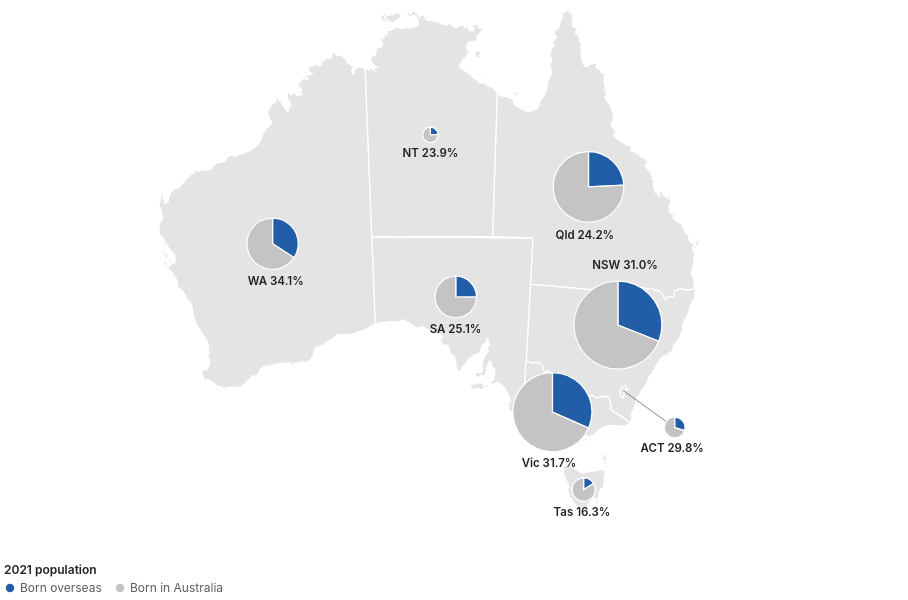

Source (Vega-Lite JSON):
### Vega-Lite specification from a JSON file in a GitHub repository (floating-point values rounded to 4 significant figures; data arrays with more than 128 entries replaced by an {"elided": "..."} marker saying what was removed)
{"$schema": "https://vega.github.io/schema/vega-lite/v5.json", "width": 900, "height": 540, "autosize": {"type": "pad"}, "config": {"background": null, "font": "-apple-system, BlinkMacSystemFont, Segoe UI, Helvetica, Arial, sans-serif", "padding": 4, "view": {"stroke": null}, "axis": {"labelColor": "#5c5c5c", "titleColor": "#5c5c5c", "gridColor": "#d0d0d0", "domainColor": "#d0d0d0", "tickColor": "#d0d0d0", "labelFont": "-apple-system, BlinkMacSystemFont, Segoe UI, Helvetica, Arial, sans-serif", "labelFontSize": 11, "titleFont": "-apple-system, BlinkMacSystemFont, Segoe UI, Helvetica, Arial, sans-serif", "titleFontWeight": 500}, "legend": {"labelColor": "#5c5c5c", "titleColor": "#222222", "labelFont": "-apple-system, BlinkMacSystemFont, Segoe UI, Helvetica, Arial, sans-serif", "titleFont": "-apple-system, BlinkMacSystemFont, Segoe UI, Helvetica, Arial, sans-serif", "titleFontWeight": 600, "labelFontSize": 12, "titleFontSize": 12, "symbolStrokeColor": "#ffffff"}, "text": {"color": "#222222", "font": "-apple-system, BlinkMacSystemFont, Segoe UI, Helvetica, Arial, sans-serif"}, "tooltipFormat": {"numberFormat": ",.0f"}}, "projection": {"type": "conicEqualArea", "parallels": [-18, -36], "rotate": [-134, 0]}, "params": [{"name": "hl", "value": "", "bind": {"input": "select", "options": ["", "Western Australia", "Victoria", "New South Wales", "Australian Capital Territory", "South Australia", "Queensland", "Northern Territory", "Tasmania"], "labels": ["All states", "Western Australia", "Victoria", "New South Wales", "Australian Capital Territory", "South Australia", "Queensland", "Northern Territory", "Tasmania"], "name": "Highlight a state "}}], "layer": [{"data": {"values": {"type": "Topology", "arcs": {"elided": "106 rows, 2810 int values in total"}, "transform": {"scale": [0.002035, 0.001652], "translate": [112.9, -43.63]}, "objects": {"states": {"type": "GeometryCollection", "geometries": [{"arcs": [[0, 1, 2, 3, 4, 5, 6, 7, 8, 9, 10, 11, 12, 13, 14, 15, 16, 17, 18, 19, 20, 21, 22, 23, 24, 25, 26, 27, 28, 29, 30, 31, 32, 33, 34, 35, 36, 37, 38, 39, 40, 41, 42, 43, 44, 45], [46]], "type": "Polygon", "properties": {"STATE_CODE": "1", "STATE_NAME": "New South Wales"}, "id": 0}, {"arcs": [[47, 48, 49, -38, 50, -36, 51, -34, 52, -32, 53, -30, 54, -28, 55, -26, 56, 57, -23, 58, -21, 59, 60, 61, -17, 62, -15, 63, -13, 64, -11, 65, -9, 66, -7, 67, -5, 68, 69, 70, -1, 71]], "type": "Polygon", "properties": {"STATE_CODE": "2", "STATE_NAME": "Victoria"}, "id": 1}, {"arcs": [[[-45, 72, -43, 73, -41, 74, 75, 76, 77]], [[78]], [[79]], [[80]], [[81]], [[82]]], "type": "MultiPolygon", "properties": {"STATE_CODE": "3", "STATE_NAME": "Queensland"}, "id": 2}, {"arcs": [[[83, 84, -48, 85]], [[86]]], "type": "MultiPolygon", "properties": {"STATE_CODE": "4", "STATE_NAME": "South Australia"}, "id": 3}, {"arcs": [[[87, 88]], [[89]], [[90]], [[91]]], "type": "MultiPolygon", "properties": {"STATE_CODE": "5", "STATE_NAME": "Western Australia"}, "id": 4}, {"arcs": [[[92]], [[93]], [[94]], [[95]], [[96]], [[97]]], "type": "MultiPolygon", "properties": {"STATE_CODE": "6", "STATE_NAME": "Tasmania"}, "id": 5}, {"arcs": [[[-77, 98, 99]], [[100]], [[101]], [[102]], [[103]], [[104]], [[105]]], "type": "MultiPolygon", "properties": {"STATE_CODE": "7", "STATE_NAME": "Northern Territory"}, "id": 6}, {"arcs": [[-47]], "type": "Polygon", "properties": {"STATE_CODE": "8", "STATE_NAME": "Australian Capital Territory"}, "id": 7}]}}}, "format": {"type": "topojson", "feature": "states"}}, "mark": {"type": "geoshape", "fill": "#e4e4e4", "stroke": "#ffffff", "strokeWidth": 1.25, "cursor": "pointer"}, "transform": [{"lookup": "properties.STATE_NAME", "from": {"data": {"values": [{"s_name": "Western Australia", "s_share": 34.1, "s_growth": 5.5, "s_os": 938900, "s_pop": 2749370, "s_top": "England", "s_topn": 211730}, {"s_name": "Victoria", "s_share": 31.7, "s_growth": 7.2, "s_os": 2072570, "s_pop": 6547820, "s_top": "India", "s_topn": 272250}, {"s_name": "New South Wales", "s_share": 31, "s_growth": 6.2, "s_os": 2510260, "s_pop": 8097060, "s_top": "China", "s_topn": 261330}, {"s_name": "Australian Capital Territory", "s_share": 29.8, "s_growth": 6.9, "s_os": 134900, "s_pop": 452510, "s_top": "India", "s_topn": 17510}, {"s_name": "South Australia", "s_share": 25.1, "s_growth": 3.9, "s_os": 452410, "s_pop": 1802600, "s_top": "England", "s_topn": 98770}, {"s_name": "Queensland", "s_share": 24.2, "s_growth": 6.2, "s_os": 1263640, "s_pop": 5215810, "s_top": "New Zealand", "s_topn": 229920}, {"s_name": "Northern Territory", "s_share": 23.9, "s_growth": 7.8, "s_os": 59240, "s_pop": 248150, "s_top": "Philippines", "s_topn": 7320}, {"s_name": "Tasmania", "s_share": 16.3, "s_growth": 5.5, "s_os": 92320, "s_pop": 567240, "s_top": "England", "s_topn": 20420}]}, "key": "s_name", "fields": ["s_name", "s_share", "s_growth", "s_os", "s_pop", "s_top", "s_topn"]}}], "params": [{"name": "hov21", "select": {"type": "point", "fields": ["s_name"], "on": "pointerover", "clear": "pointerout"}}], "encoding": {"stroke": {"condition": {"param": "hov21", "empty": false, "value": "#111111"}, "value": "#ffffff"}, "strokeWidth": {"condition": {"param": "hov21", "empty": false, "value": 2.5}, "value": 1.25}, "tooltip": [{"field": "s_name", "title": "State / territory"}, {"field": "s_share", "title": "Born overseas, 2021 (%)", "format": ".1f"}, {"field": "s_os", "title": "Overseas-born residents", "format": ","}, {"field": "s_pop", "title": "Total population, 2021", "format": ","}, {"field": "s_top", "title": "Largest overseas birthplace"}, {"field": "s_topn", "title": "Residents born there", "format": ","}, {"field": "s_growth", "title": "Change in share since 2001 (pts)", "format": "+.1f"}]}}, {"data": {"values": [{"lon": 149.1, "lat": -35.45, "llon": 153.6, "llat": -37.4}]}, "mark": {"type": "rule", "strokeWidth": 0.75}, "encoding": {"longitude": {"field": "lon", "type": "quantitative"}, "latitude": {"field": "lat", "type": "quantitative"}, "longitude2": {"field": "llon"}, "latitude2": {"field": "llat"}, "color": {"value": "#5c5c5c"}}}, {"data": {"values": [{"abbr": "WA", "name": "Western Australia", "lon": 121.6, "lat": -26, "r": 25.64, "a0": 0, "a1": 2.146, "part": "Born overseas", "n": 938900, "pct": 34.15}, {"abbr": "WA", "name": "Western Australia", "lon": 121.6, "lat": -26, "r": 25.64, "a0": 2.146, "a1": 6.283, "part": "Born in Australia", "n": 1810470, "pct": 65.85}, {"abbr": "Vic", "name": "Victoria", "lon": 143.4, "lat": -37.3, "r": 39.57, "a0": 0, "a1": 1.989, "part": "Born overseas", "n": 2072570, "pct": 31.65}, {"abbr": "Vic", "name": "Victoria", "lon": 143.4, "lat": -37.3, "r": 39.57, "a0": 1.989, "a1": 6.283, "part": "Born in Australia", "n": 4475250, "pct": 68.35}, {"abbr": "NSW", "name": "New South Wales", "lon": 148, "lat": -31.2, "r": 44, "a0": 0, "a1": 1.948, "part": "Born overseas", "n": 2510260, "pct": 31.0}, {"abbr": "NSW", "name": "New South Wales", "lon": 148, "lat": -31.2, "r": 44, "a0": 1.948, "a1": 6.283, "part": "Born in Australia", "n": 5586800, "pct": 69.0}, {"abbr": "ACT", "name": "Australian Capital Territory", "lon": 153.6, "lat": -37.4, "r": 10.4, "a0": 0, "a1": 1.873, "part": "Born overseas", "n": 134900, "pct": 29.81}, {"abbr": "ACT", "name": "Australian Capital Territory", "lon": 153.6, "lat": -37.4, "r": 10.4, "a0": 1.873, "a1": 6.283, "part": "Born in Australia", "n": 317610, "pct": 70.19}, {"abbr": "SA", "name": "South Australia", "lon": 135.3, "lat": -30, "r": 20.76, "a0": 0, "a1": 1.577, "part": "Born overseas", "n": 452410, "pct": 25.1}, {"abbr": "SA", "name": "South Australia", "lon": 135.3, "lat": -30, "r": 20.76, "a0": 1.577, "a1": 6.283, "part": "Born in Australia", "n": 1350190, "pct": 74.9}, {"abbr": "Qld", "name": "Queensland", "lon": 144.8, "lat": -22.4, "r": 35.31, "a0": 0, "a1": 1.522, "part": "Born overseas", "n": 1263640, "pct": 24.23}, {"abbr": "Qld", "name": "Queensland", "lon": 144.8, "lat": -22.4, "r": 35.31, "a0": 1.522, "a1": 6.283, "part": "Born in Australia", "n": 3952170, "pct": 75.77}, {"abbr": "NT", "name": "Northern Territory", "lon": 133.4, "lat": -19.4, "r": 7.703, "a0": 0, "a1": 1.5, "part": "Born overseas", "n": 59240, "pct": 23.87}, {"abbr": "NT", "name": "Northern Territory", "lon": 133.4, "lat": -19.4, "r": 7.703, "a0": 1.5, "a1": 6.283, "part": "Born in Australia", "n": 188910, "pct": 76.13}, {"abbr": "Tas", "name": "Tasmania", "lon": 146.6, "lat": -42.3, "r": 11.65, "a0": 0, "a1": 1.023, "part": "Born overseas", "n": 92320, "pct": 16.28}, {"abbr": "Tas", "name": "Tasmania", "lon": 146.6, "lat": -42.3, "r": 11.65, "a0": 1.023, "a1": 6.283, "part": "Born in Australia", "n": 474920, "pct": 83.72}]}, "mark": {"type": "arc", "stroke": "#ffffff", "strokeWidth": 1.25, "cursor": "pointer"}, "encoding": {"opacity": {"condition": {"test": "hl == '' || datum.name == hl", "value": 1}, "value": 0.2}, "longitude": {"field": "lon", "type": "quantitative"}, "latitude": {"field": "lat", "type": "quantitative"}, "theta": {"field": "a0", "type": "quantitative", "scale": null}, "theta2": {"field": "a1"}, "radius": {"field": "r", "type": "quantitative", "scale": null}, "color": {"field": "part", "type": "nominal", "scale": {"domain": ["Born overseas", "Born in Australia"], "range": ["#225ea8", "#c4c4c4"]}, "legend": {"title": "2021 population", "orient": "bottom"}}, "tooltip": [{"field": "part", "title": "Slice"}, {"field": "n", "title": "People in slice", "format": ","}, {"field": "pct", "title": "Share of state (%)", "format": ".1f"}, {"field": "s_name", "title": "State / territory"}, {"field": "s_share", "title": "Born overseas, 2021 (%)", "format": ".1f"}, {"field": "s_os", "title": "Overseas-born residents", "format": ","}, {"field": "s_pop", "title": "Total population, 2021", "format": ","}, {"field": "s_top", "title": "Largest overseas birthplace"}, {"field": "s_topn", "title": "Residents born there", "format": ","}, {"field": "s_growth", "title": "Change in share since 2001 (pts)", "format": "+.1f"}]}, "transform": [{"lookup": "name", "from": {"data": {"values": [{"s_name": "Western Australia", "s_share": 34.1, "s_growth": 5.5, "s_os": 938900, "s_pop": 2749370, "s_top": "England", "s_topn": 211730}, {"s_name": "Victoria", "s_share": 31.7, "s_growth": 7.2, "s_os": 2072570, "s_pop": 6547820, "s_top": "India", "s_topn": 272250}, {"s_name": "New South Wales", "s_share": 31, "s_growth": 6.2, "s_os": 2510260, "s_pop": 8097060, "s_top": "China", "s_topn": 261330}, {"s_name": "Australian Capital Territory", "s_share": 29.8, "s_growth": 6.9, "s_os": 134900, "s_pop": 452510, "s_top": "India", "s_topn": 17510}, {"s_name": "South Australia", "s_share": 25.1, "s_growth": 3.9, "s_os": 452410, "s_pop": 1802600, "s_top": "England", "s_topn": 98770}, {"s_name": "Queensland", "s_share": 24.2, "s_growth": 6.2, "s_os": 1263640, "s_pop": 5215810, "s_top": "New Zealand", "s_topn": 229920}, {"s_name": "Northern Territory", "s_share": 23.9, "s_growth": 7.8, "s_os": 59240, "s_pop": 248150, "s_top": "Philippines", "s_topn": 7320}, {"s_name": "Tasmania", "s_share": 16.3, "s_growth": 5.5, "s_os": 92320, "s_pop": 567240, "s_top": "England", "s_topn": 20420}]}, "key": "s_name", "fields": ["s_name", "s_share", "s_growth", "s_os", "s_pop", "s_top", "s_topn"]}}]}, {"data": {"values": [{"abbr": "WA", "lon": 121.6, "lat": -28.14, "r": 25.64, "l": "WA 34.1%"}, {"abbr": "Vic", "lon": 143.4, "lat": -40.41, "r": 39.57, "l": "Vic 31.7%"}, {"abbr": "NSW", "lon": 148, "lat": -26.95, "r": 44, "l": "NSW 31.0%"}, {"abbr": "ACT", "lon": 153.6, "lat": -38.47, "r": 10.4, "l": "ACT 29.8%"}, {"abbr": "SA", "lon": 135.3, "lat": -31.8, "r": 20.76, "l": "SA 25.1%"}, {"abbr": "Qld", "lon": 144.8, "lat": -25.21, "r": 35.31, "l": "Qld 24.2%"}, {"abbr": "NT", "lon": 133.4, "lat": -20.29, "r": 7.703, "l": "NT 23.9%"}, {"abbr": "Tas", "lon": 146.6, "lat": -43.46, "r": 11.65, "l": "Tas 16.3%"}]}, "mark": {"type": "text", "baseline": "top", "fontSize": 11.5, "font": "-apple-system, BlinkMacSystemFont, Segoe UI, Helvetica, Arial, sans-serif", "fontWeight": 600}, "encoding": {"longitude": {"field": "lon", "type": "quantitative"}, "latitude": {"field": "lat", "type": "quantitative"}, "text": {"field": "l"}, "color": {"value": "#222222"}}}, {"data": {"values": [{"type": "Feature", "properties": {}, "geometry": {"type": "MultiPoint", "coordinates": [[112, -10], [158, -10], [158, -45], [112, -45]]}}]}, "mark": {"type": "geoshape", "opacity": 0, "filled": false, "strokeOpacity": 0}}], "background": "#ffffff"}
